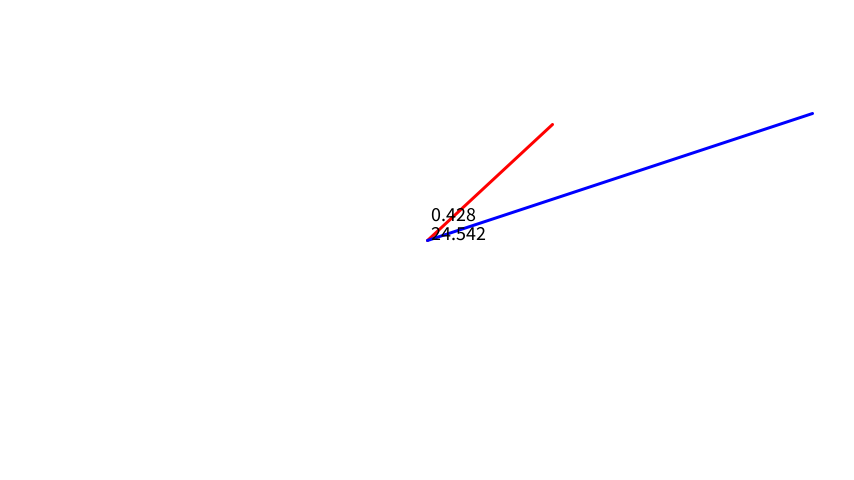
Frame 1 (no input)
Frame 60 (the mouse pressed at the canvas centre just before this capture): identical to frame 1, image omitted
Frame 120 (the mouse held since frame 60 and released just before this capture): identical to frame 1, image omitted

The Processing sketch that drew this single still picture (run headless with seeded random() and noise(); from frame 60 on, the mouse is pressed at the canvas centre):

// Processing sketch: angleBetween_160729a
// ── angleBetween_160729a.pde
PVector vec0 , vec1;
void setup(){
  size(854 , 480);
  smooth();
  vec0 = new PVector(random(-(width / 2) , width / 2)  , random(-(height / 2) , height / 2));
  vec1 = new PVector(random(-(width / 2) , width / 2)  , random(-(height / 2) , height / 2));
}
void draw(){
  background(255);
  
  float centerX = width / 2;
  float centerY = height / 2;
  if(mousePressed && mouseButton == LEFT){
    vec0.x = mouseX - centerX;
    vec0.y = mouseY - centerY;
  }
  if(mousePressed && mouseButton == RIGHT){
    vec1.x = mouseX - centerX;
    vec1.y = mouseY - centerY;
  }
  
  translate(centerX , centerY);
  stroke(255 , 0 , 0);
  strokeWeight(3);
  line(0 , 0 , vec0.x , vec0.y);
  stroke(0 , 0 , 255);
  line(0 , 0 , vec1.x , vec1.y);
  float angle = PVector.angleBetween(vec0 , vec1);
  
  //translate(-centerX , -centerY);
  fill(0);
  textSize(20);
  text(angle , 0 , -20);
  text((angle / TWO_PI) * 360 , 0 , 0);
}
